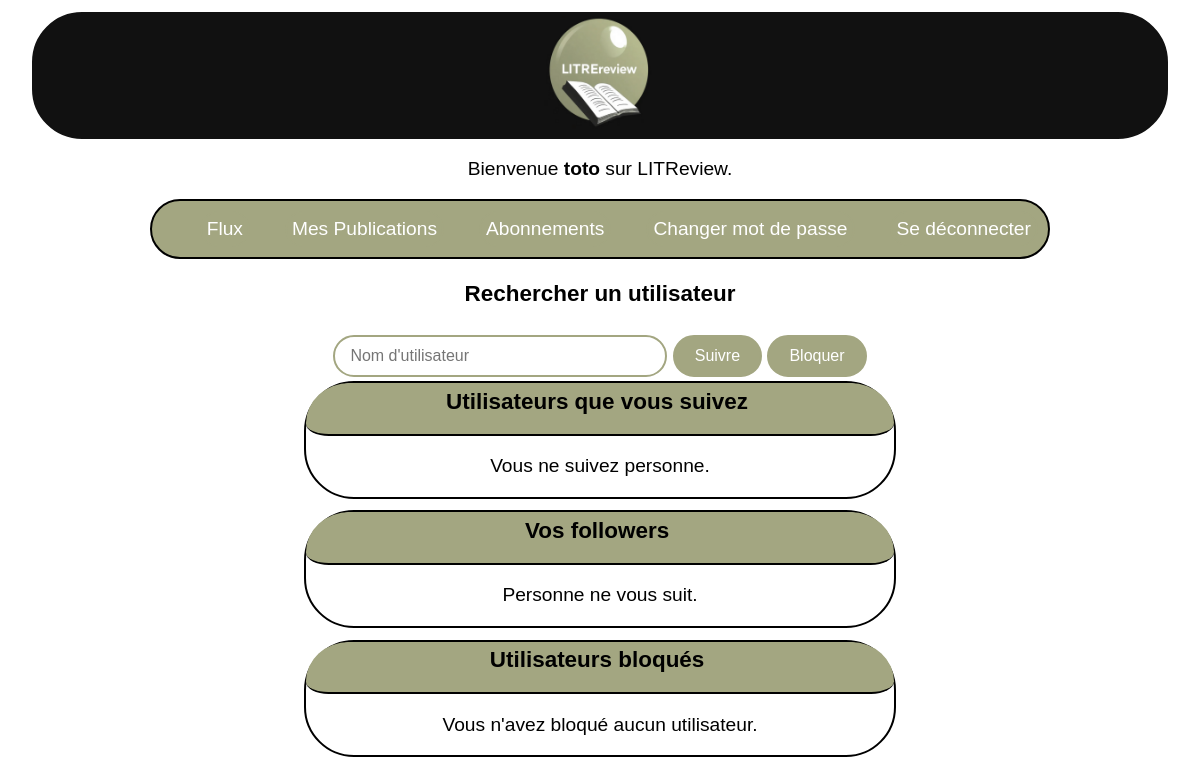
The app's page /block/ (signed in), older data.
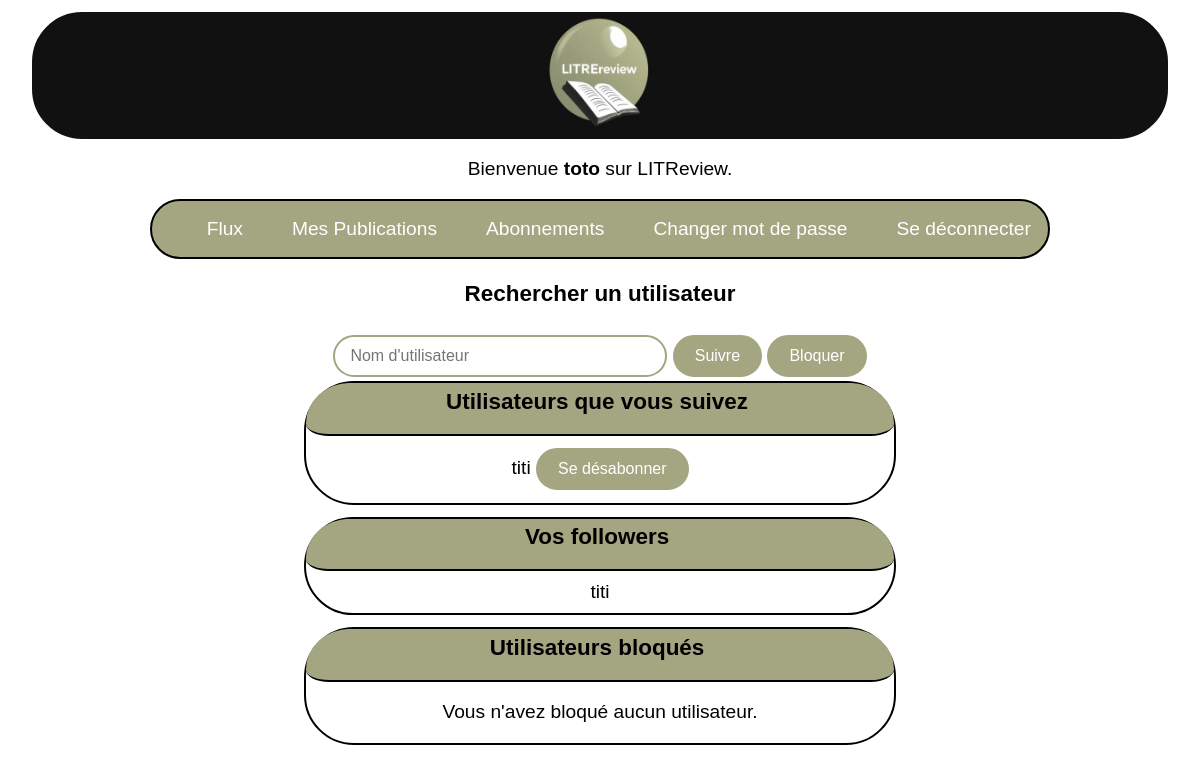
The same page, newer data.
### LitReview/models.py (models this page shows)
class UserFollows(models.Model):
    user = models.ForeignKey(
        settings.AUTH_USER_MODEL,
        on_delete=models.CASCADE,
        related_name="following"
    )
    followed_user = models.ForeignKey(
        settings.AUTH_USER_MODEL,
        on_delete=models.CASCADE,
        related_name="followed_by"
    )
    class Meta:
        unique_together = ("user", "followed_user")

### authentication/models.py (models this page shows, shortened)
class User(AbstractBaseUser):
    username = models.CharField(max_length=100, unique=True)
    USERNAME_FIELD = "username"
    REQUIRED_FIELDS = []
    objects = UserManager()

### LitReview/views.py (the view, shortened to what this page needs)
# urls.py: path("block/", LitReview.views.blocked_user, name="blocked_user"),
@login_required
def blocked_user(request):
    user = request.user
    followed_users = UserFollows.objects.filter(user=user)
    followers = UserFollows.objects.filter(followed_user=user)
    blocked_users = BlockUser.objects.filter(user=user)
    context = {
        "user": user,
        "followed_users": followed_users,
        "followers": followers,
        "blocked_users": blocked_users,
    }
    return render(request, "LitReview/followers.html", context)

### LitReview/templates/LitReview/followers.html (shortened to what this page needs)
{% extends 'base.html' %}
{% block content %}
<h3>Rechercher un utilisateur</h3>
<div class="search_user">
    <div class="action-buttons">
        <input type="text" name="username" id="usernameInput" placeholder="Nom d'utilisateur" required>
        <form method="GET" action="{% url 'follow_user' %}" style="display: inline;">
            <button class="follow_button" type="submit">Suivre</button>
        </form>
        <form method="POST" action="{% url 'blocked_user' %}" style="display: inline;">
            <button class="block_button" type="submit">Bloquer</button>
        </form>
    </div>
</div>
<div class="users_followed">
    <h3>Utilisateurs que vous suivez</h3>
    <div class="follow">
        {% for follow in followed_users %}
            <div class="user-item">
                {{ follow.followed_user.username }}
                <form method="POST" action="{% url 'unfollow_user' %}" style="display:inline;">
                    <button class="unfollow_button" type="submit">Se désabonner</button>
                </form>
            </div>
        {% empty %}
            <p>Vous ne suivez personne.</p>
        {% endfor %}
    </div>
</div>
<div class="followed_users">
    <h3>Vos followers</h3>
    <div class="follow">
        {% for follow in followers %}
            <div class="user-item">
                {{ follow.user.username }}
            </div>
        {% empty %}
            <p>Personne ne vous suit.</p>
        {% endfor %}
    </div>
</div>
<div class="blocked_users">
    <h3>Utilisateurs bloqués</h3>
    <div class="block">
        {% for block in blocked_users %}
            <div class="user-item">
                {{ block.blocked_user.username }}
                <form method="POST" action="{% url 'unblock_user' %}" style="display:inline;">
                    {% csrf_token %}
                    <input type="hidden" name="unblock_username" value="{{ block.blocked_user.username }}">
                    <button class="unblock_button" type="submit">Débloquer</button>
                </form>
            </div>
        {% empty %}
            <p>Vous n'avez bloqué aucun utilisateur.</p>
        {% endfor %}
    </div>
</div>
{% endblock %}

Row changes from the older to the newer data that the page shows:
added UserFollows: followed_user.username "titi", shown under "Utilisateurs que vous suivez"
added UserFollows: user.username "titi", shown under "Vos followers"
Text that changed along with them:
text no longer shown: "Vous ne suivez personne. Personne ne vous suit."
